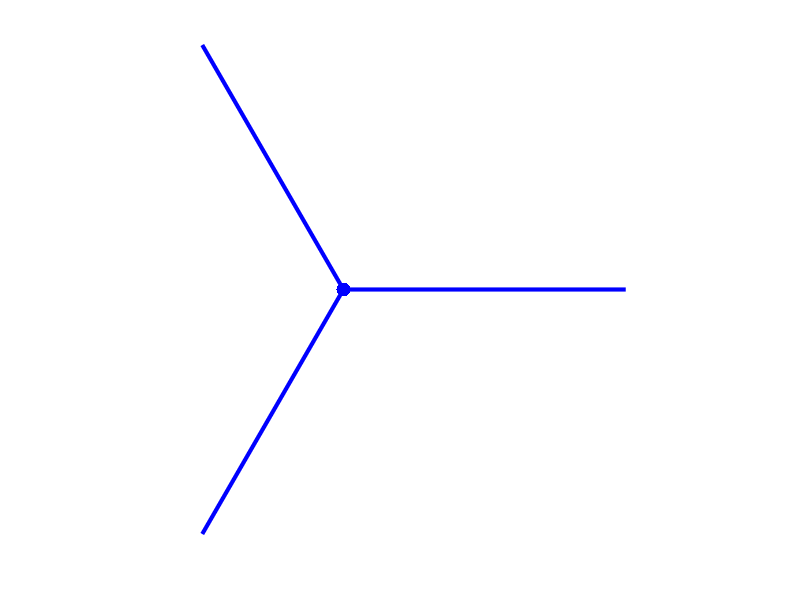

MATLAB code for this plot: (Note: this script raises an error after producing the figure.)
%% np cartoon

plot(0,0,'b.','MarkerSize',30);
hold on
plot([0 1],[0 0],'b','LineWidth',3);
plot([0 cos(2*pi/3)],[0 sin(2*pi/3)],'b','LineWidth',3)
plot([0 cos(4*pi/3)],[0 sin(4*pi/3)],'b','LineWidth',3);
axis equal
axis off

thetas = 0:((2*pi)/12):2*pi-0.01;
phis = -thetas*2+pi;

phis(phis>pi) = phis(phis>pi)-2*pi;
phis(phis>pi) = phis(phis>pi)-2*pi;
phis(phis<-pi) = phis(phis<-pi)+2*pi;
phis(phis<-pi) = phis(phis<-pi)+2*pi;
cmapinds = round(255*(phis+pi)/(2*pi))+1;

colorcet('C9')
cmap = get(gca,'Colormap');

for thi = 1:numel(thetas)
    plot(3*cos(thetas(thi)),3*sin(thetas(thi)),'.','MarkerSize',30,...
        'Color',cmap(cmapinds(thi),:))
    plot([3*cos(thetas(thi)) 3*cos(thetas(thi)) + cos(phis(thi))],...
        [3*sin(thetas(thi)) 3*sin(thetas(thi)) + sin(phis(thi))],...
        'Color',cmap(cmapinds(thi),:),'LineWidth',3);
end

set(gca,'YDir','reverse');

%% pn cartoon

plot(0,0,'r.','MarkerSize',30);
hold on
plot([0 1],[0 0],'r','LineWidth',3);
axis equal
axis off

thetas = 0:((2*pi)/12):2*pi-0.01;
phis = thetas*2+pi;

phis(phis>pi) = phis(phis>pi)-2*pi;
phis(phis>pi) = phis(phis>pi)-2*pi;
phis(phis<-pi) = phis(phis<-pi)+2*pi;
phis(phis<-pi) = phis(phis<-pi)+2*pi;
cmapinds = round(255*(phis+pi)/(2*pi))+1;

colorcet('C9')
cmap = get(gca,'Colormap');

for thi = 1:numel(thetas)
    plot(3*cos(thetas(thi)),3*sin(thetas(thi)),'.','MarkerSize',30,...
        'Color',cmap(cmapinds(thi),:))
    plot([3*cos(thetas(thi)) 3*cos(thetas(thi)) + cos(phis(thi)/3)],...
        [3*sin(thetas(thi)) 3*sin(thetas(thi)) + sin(phis(thi)/3)],...
        'Color',cmap(cmapinds(thi),:),'LineWidth',3);
    plot([3*cos(thetas(thi)) 3*cos(thetas(thi)) + cos(phis(thi)/3+2*pi/3)],...
        [3*sin(thetas(thi)) 3*sin(thetas(thi)) + sin(phis(thi)/3+2*pi/3)],...
        'Color',cmap(cmapinds(thi),:),'LineWidth',3);
    plot([3*cos(thetas(thi)) 3*cos(thetas(thi)) + cos(phis(thi)/3+4*pi/3)],...
        [3*sin(thetas(thi)) 3*sin(thetas(thi)) + sin(phis(thi)/3+4*pi/3)],...
        'Color',cmap(cmapinds(thi),:),'LineWidth',3);
end

set(gca,'YDir','reverse');